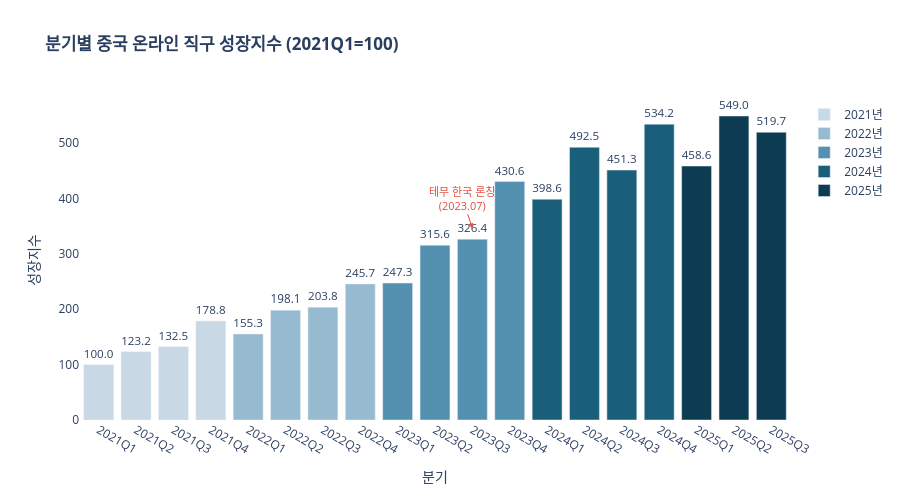

Notebook code cell kept with this figure:
### Code cell
# 분기별 중국 직구 성장지수 (2021Q1 = 100)
categories = [
    '컴퓨터 및 주변기기', '가전·전자·통신기기',
    '사무·문구', '의류 및 패션 관련 상품', '스포츠·레저용품',
    '화장품', '아동·유아용품', '생활·자동차용품'
]

df_plot = china.copy()
df_plot[categories] = df_plot[categories].apply(pd.to_numeric, errors='coerce')
df_plot['총구매액'] = df_plot[categories].sum(axis=1)

first_val = df_plot['총구매액'].iloc[0]
df_plot['성장지수'] = (df_plot['총구매액'] / first_val * 100).round(1)
df_plot['연도'] = df_plot['분기'].str[:4]

colors = {'2021': '#C8D8E4', '2022': '#96BAD0', '2023': '#5490AF', '2024': '#1A5F7A', '2025': '#0D3B52'}

fig = go.Figure()
for year, color in colors.items():
    mask = df_plot['연도'] == year
    if mask.any():
        fig.add_trace(go.Bar(
            x=df_plot[mask]['분기'],
            y=df_plot[mask]['성장지수'],
            name=f'{year}년',
            marker_color=color,
            text=df_plot[mask]['성장지수'].astype(str),
            textposition='outside'
        ))

fig.update_layout(
    title='<b>분기별 중국 온라인 직구 성장지수 (2021Q1=100)</b>',
    xaxis_title='분기',
    yaxis_title='성장지수',
    barmode='group',
    plot_bgcolor='white',
    height=500
)

# 테무 론칭 시점 어노테이션
temu_idx = df_plot[df_plot['분기'] == '2023Q3'].index
if len(temu_idx) > 0:
    temu_y = df_plot.loc[temu_idx[0], '성장지수']
    fig.add_annotation(
        x='2023Q3', y=temu_y + 20,
        text='테무 한국 론칭<br>(2023.07)',
        showarrow=True, arrowhead=2,
        arrowcolor='#E74C3C',
        font=dict(color='#E74C3C', size=11)
    )

fig.show()

### Figure 1 — Plotly figure (JSON) as saved in the notebook; plotly's stock layout.template omitted (floating-point values rounded to 4 significant figures)
{"data": [{"marker": {"color": "#C8D8E4"}, "name": "2021년", "text": ["100.0", "123.2", "132.5", "178.8"], "textposition": "outside", "type": "bar", "x": ["2021Q1", "2021Q2", "2021Q3", "2021Q4"], "y": [100.0, 123.2, 132.5, 178.8]}, {"marker": {"color": "#96BAD0"}, "name": "2022년", "text": ["155.3", "198.1", "203.8", "245.7"], "textposition": "outside", "type": "bar", "x": ["2022Q1", "2022Q2", "2022Q3", "2022Q4"], "y": [155.3, 198.1, 203.8, 245.7]}, {"marker": {"color": "#5490AF"}, "name": "2023년", "text": ["247.3", "315.6", "326.4", "430.6"], "textposition": "outside", "type": "bar", "x": ["2023Q1", "2023Q2", "2023Q3", "2023Q4"], "y": [247.3, 315.6, 326.4, 430.6]}, {"marker": {"color": "#1A5F7A"}, "name": "2024년", "text": ["398.6", "492.5", "451.3", "534.2"], "textposition": "outside", "type": "bar", "x": ["2024Q1", "2024Q2", "2024Q3", "2024Q4"], "y": [398.6, 492.5, 451.3, 534.2]}, {"marker": {"color": "#0D3B52"}, "name": "2025년", "text": ["458.6", "549.0", "519.7"], "textposition": "outside", "type": "bar", "x": ["2025Q1", "2025Q2", "2025Q3"], "y": [458.6, 549.0, 519.7]}], "layout": {"annotations": [{"arrowcolor": "#E74C3C", "arrowhead": 2, "font": {"color": "#E74C3C", "size": 11}, "showarrow": true, "text": "테무 한국 론칭<br>(2023.07)", "x": "2023Q3", "y": 346.4}], "barmode": "group", "height": 500, "plot_bgcolor": "white", "title": {"text": "<b>분기별 중국 온라인 직구 성장지수 (2021Q1=100)</b>"}, "xaxis": {"title": {"text": "분기"}}, "yaxis": {"title": {"text": "성장지수"}}}}
